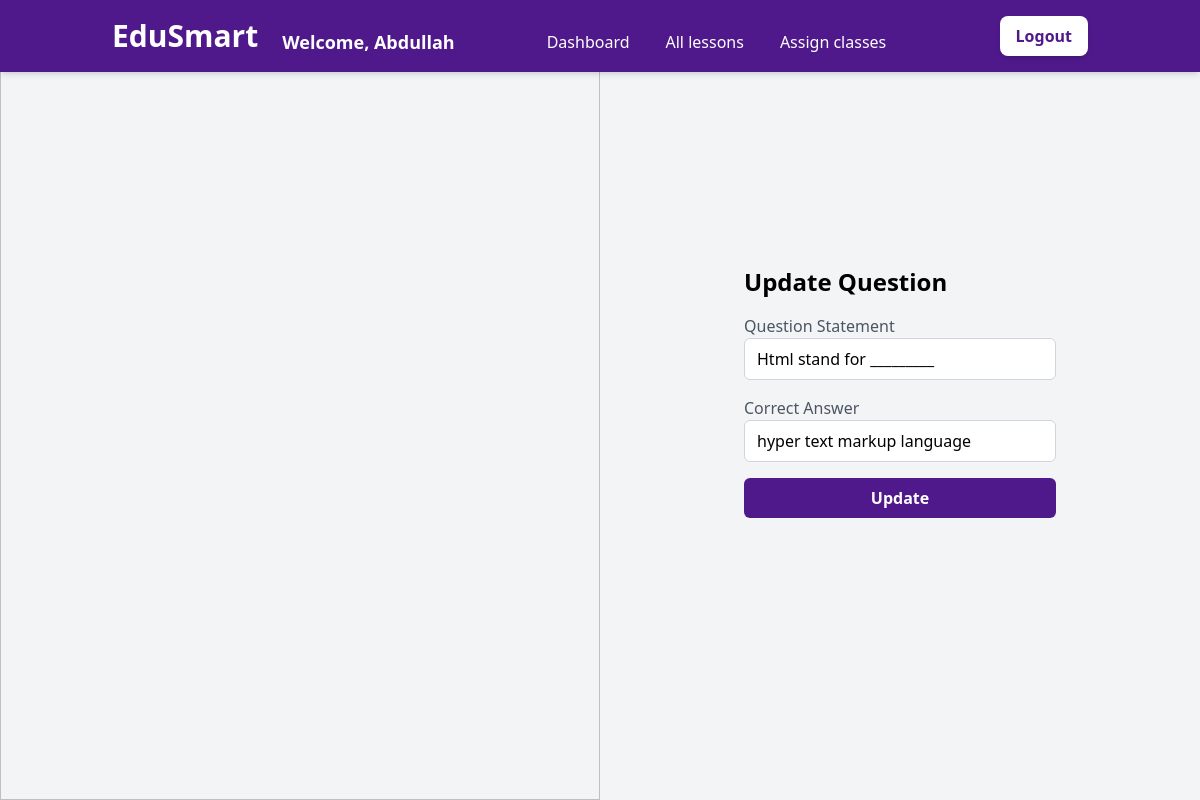
/teacher/update_question/46/ (signed in), run on the app's committed database.
### user_accounts/models.py (models this page shows, shortened)
class CustomUser(AbstractUser):
    username                 = None
    name                     = models.CharField(max_length=255)
    email                    = models.EmailField(max_length=255, unique=True)
    ROLE_CHOICES = [
        ('admin', 'Admin'),
        ('teacher', 'Teacher'),
        ('student', 'Student')
    ]
    role                     = models.CharField(max_length=10, choices=ROLE_CHOICES)
    class_id                 = models.ForeignKey(
        'teacher.Class',
        null=True,
        blank=True,
        on_delete=models.SET_NULL
    )
    USERNAME_FIELD = 'email'
    REQUIRED_FIELDS = ['name']
    objects = MyAccountManager()

### teacher/models.py (models this page shows)
class Question(models.Model):
    type                        = models.CharField(max_length=50)
    statement                   = models.TextField(max_length=255)
    lesson_id                   = models.ForeignKey(Lesson, on_delete=models.CASCADE)

class Question_fillblank(models.Model):
    question_id                 = models.ForeignKey(Question,on_delete=models.CASCADE)
    answer                      = models.CharField(max_length=255)

### education_system/decorators.py (the view)
        @user_passes_test(lambda u: u.is_authenticated and u.role == role, login_url='/login/')
        def _wrapped_view(request, *args, **kwargs):
            if request.user.is_authenticated and request.user.role == role:
                return view_func(request, *args, **kwargs)
            else:
                return redirect('login')

### teacher/templates/teacher/update_question.html (shortened to what this page needs)
{% extends 'base.html' %}
{% block content %}
<div class="bg-gray-100 flex justify-center items-center h-screen">
    <div class="w-1/2 h-screen hidden lg:block">
        <img src="https://img.freepik.com/free-vector/e-learning-education-illustration_1284-32925.jpg?t=st=1722970366~exp=1722973966~hmac=226b29b25d9d27b0641b343f9d92e593feabd180e8f6d40a87961467afcdca64&w=740"
            alt="Placeholder Image" class="object-cover w-full h-full">
    </div>
    <div class="lg:p-36 md:p-52 sm:20 p-8 w-full lg:w-1/2">
        <h1 class="text-2xl font-semibold mb-4">Update Question</h1>
        <form method="post" enctype="multipart/form-data">
            <div class="mb-4">
                <label for="statement" class="block text-gray-600">Question Statement</label>
                <input type="text" id="statement" name="statement" value="{{ question.statement }}" autofocus required
                    class="w-full border border-gray-300 rounded-md py-2 px-3 focus:outline-none focus:border-[#4F198B]"
                    autocomplete="on">
            </div>
            {% if question.type == 'fill_in_blank' %}
            <div class="mb-4">
                <label for="answer" class="block text-gray-600">Correct Answer</label>
                <input type="text" id="answer" name="answer" value="{{ question.answer }}" autofocus required
                    class="w-full border border-gray-300 rounded-md py-2 px-3 focus:outline-none focus:border-[#4F198B]"
                    autocomplete="on">
            </div>
            {% endif %}
            <button type="submit"
                class="bg-[#4F198B] hover:opacity-90 text-white font-semibold rounded-md py-2 px-4 w-full">Update</button>
        </form>
    </div>
</div>
{% endblock %}

### templates/navbar.html (shortened to what this page needs)
<header class="fixed top-0 left-0 w-full py-4 bg-[#4F198B] text-white shadow-md z-50">
    <div class="container mx-auto flex justify-between items-center px-6">
        <a
            href="{% if request.user.is_superuser %} {% url 'custom_admin' %} {% elif request.user.role == 'teacher' %} {% url 'teacher_dashboard' %} {% else %} {% url 'student_dashboard' %} {% endif %}">
            <h1 class="text-3xl font-bold">
                EduSmart
            </h1>
        </a>
        {% if request.user.is_authenticated %}
        <h3 class="text-lg font-semibold mt-3 ml-6">
            Welcome, {{request.user.name}}
        </h3>
        {% endif %}
        <ul
            class='lg:flex lg:gap-x-3 max-lg:space-y-3 max-lg:fixed max-lg:bg-white max-lg:w-1/2 max-lg:min-w-[300px] max-lg:top-3 max-lg:left-0 max-lg:p-6 max-lg:h-full max-lg:shadow-md max-lg:overflow-auto z-50 ml-20 mt-3 hidden'>
            {% if request.user.is_authenticated %}
            <a
                href="{% if request.user.is_superuser %} {% url 'custom_admin' %} {% elif request.user.role == 'teacher' %} {% url 'teacher_dashboard' %} {% else %} {% url 'student_dashboard' %} {% endif %}">
                <li class='max-lg:border-b max-lg:py-3 px-3'>
                    Dashboard
                </li>
            </a>
            {% endif %}
            {% if request.user.role == 'teacher' %}
            <a href="{% url 'all_lessons' %}">
                <li class='max-lg:border-b max-lg:py-3 px-3'>
                    All lessons
                </li>
            </a>
            <a href="{% url 'assign_students' %}">
                <li class='max-lg:border-b max-lg:py-3 px-3'>
                    Assign classes
                </li>
            </a>
            {% endif %}
        </ul>
        <div class="flex ml-auto items-center space-x-6">
            {% if request.user.is_authenticated %}
            <a href="{% url 'logout' %}">
                <button
                    class="bg-white text-[#4F198B] py-2 px-4 rounded-lg font-semibold shadow-md hover:bg-gray-100 transition duration-300">
                    Logout
                </button>
            </a>
            {% endif %}
        </div>
    </div>
</header>

### data on the page
CustomUser: user.name "Abdullah"
Question: statement "Html stand for _________"
Question_fillblank: answer "hyper text markup language"
